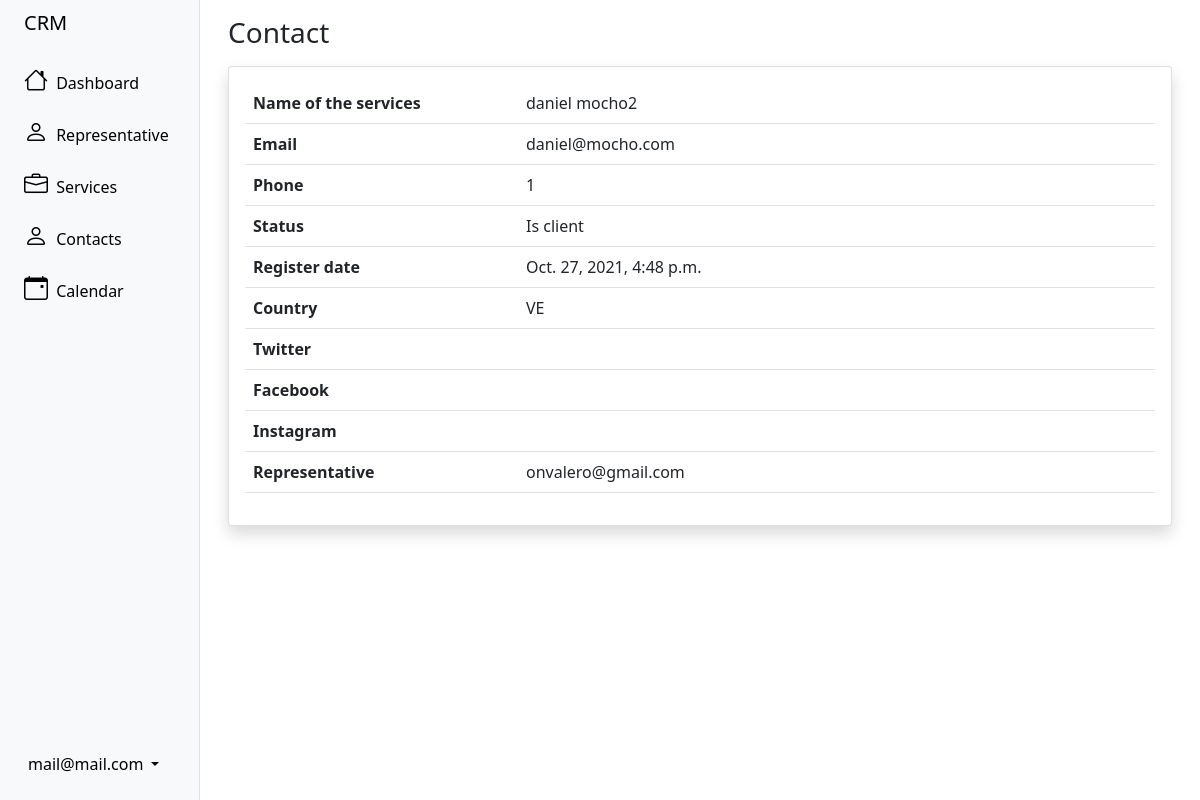
Screenshot of /sales/viewContact/1 (signed in) with the database file from the repository.
### user/models.py (models this page shows, shortened)
class crmUser(AbstractBaseUser):
	status = models.BooleanField('Status', default=True)
	admin_user = models.BooleanField('Admin', default=False)
	name = models.CharField('Name', max_length=100)
	last_name = models.CharField('Last name', max_length=100)
	user_email = models.EmailField('User email', unique=True, max_length=255)
	personal_email = models.EmailField('Personal email', unique=True, max_length=255, blank=True, null=True)
	dni = models.IntegerField('DNI', unique=True, blank=True, null=True)
	address = models.TextField('Address', blank=True, null=True)
	phone_number = models.IntegerField('Phone number', blank=True, null=True)
	country = CountryField('Country', blank=True, null=True)
	objects = crmUserManager()
	USERNAME_FIELD = 'user_email'
	REQUIRED_FIELDS = ['name', 'last_name']
	def __str__(self):
		return self.user_email
	@property
	def is_staff(self):
		return self.admin_user

### sales/models.py (models this page shows, shortened)
class Client(models.Model):
	STATUS = (
        (True,'Is client'),
        (False,'Not Client'),
    )
	name = models.CharField(max_length=100)
	last_name = models.CharField(max_length=100)
	email = models.EmailField(unique=True)
	phone_number = models.IntegerField()
	status = models.BooleanField(choices=STATUS)
	register_date = models.DateTimeField(default=now, editable=False)
	country = CountryField()
	twitter = models.CharField(max_length=100, unique=True, blank=True, null=True)
	facebook = models.CharField(max_length=100, unique=True, blank=True, null=True)
	instagram = models.CharField(max_length=100, unique=True, blank=True, null=True)
	id_representative = models.ForeignKey(crmUser, on_delete=CASCADE)

### sales/views.py (the view)
# urls.py: path('viewContact/<id>', viewContact, name='viewContact'),
@login_required
def viewContact(request, id):
    try:
        context = Client.objects.get(id= id)
    except Client.DoesNotExist:
        return redirect('contact')
    if context.id_representative == request.user or request.user.admin_user:
        return render(request, 'contact/consult_contact.html', {'context': context})
    messages.error(request, 'You do not have permission to enter')
    return redirect('dashboard')

### templates/contact/consult_contact.html
{% extends 'sidebar.html' %}
{% block content %}
<div class="container-fluid px-3 mt-3">
    <h1 class="h3 mb-3 text-gray-800">Contact</h1>
    <div class="card shadow mb-4">
        <div class="card-body">
            <div class="table-responsive">
                <table class="table table-bordeless" id="dataTable" width="100%" cellspacing="0">
                    <tbody>
                        <tr>
                            <td class="align-left" style="width: 30%"><strong>Name of the services  </strong></td>
                            <td class="align-left">{{context.name}} {{context.last_name}}</td>
                        </tr>
                        <tr>
                            <td class="align-left"><strong>Email </strong></td>
                            <td class="align-left">{{context.email}}</td>
                        </tr>
                        <tr>
                            <td class="align-left"><strong>Phone </strong></td>
                            <td class="align-left">{{context.phone_number}}</td>
                        </tr>
                        <tr>
                            <td class="align-left"><strong>Status </strong></td>
                            <td class="align-left">{% if context.status %} Is client {% else %} Not Client {% endif %}</td>
                        </tr>
                        <tr>
                            <td class="align-left"><strong>Register date </strong></td>
                            <td class="align-left">{{context.register_date}}</td>
                        </tr>
                        <tr>
                            <td class="align-left"><strong>Country </strong></td>
                            <td class="align-left">{{context.country}}</td>
                        </tr>
                        <tr>
                            <td class="align-left"><strong>Twitter </strong></td>
                            <td class="align-left">{% if context.twitter %}{{context.twitter}}{% endif %}</td>
                        </tr>
                        <tr>
                            <td class="align-left"><strong>Facebook </strong></td>
                            <td class="align-left">{% if context.facebook %}{{context.facebook}}{% endif %}</td>
                        </tr>
                        <tr>
                            <td class="align-left"><strong>Instagram </strong></td>
                            <td class="align-left">{% if context.instagram %}{{context.instagram}}{% endif %}</td>
                        </tr>
                        <tr>
                            <td class="align-left"><strong>Representative </strong></td>
                            <td class="align-left">{{context.id_representative}}</td>
                        </tr>
                    </tbody>
                </table>
            </div>
        </div>
    </div>
</div>
{% endblock content %}

### templates/sidebar.html (shortened to what this page needs)
<!DOCTYPE html>
<html lang="en">
<head>
    <link href="https://cdn.jsdelivr.net/npm/bootstrap@5.1.3/dist/css/bootstrap.min.css" rel="stylesheet">
    <link rel="stylesheet" href="https://cdn.jsdelivr.net/npm/bootstrap-icons@1.6.1/font/bootstrap-icons.css">
</head>
<body>
    <div class="container-fluid overflow-hidden">
        <div class="row flex-nowrap vh-100 overflow-auto">
            <div class="col-auto col-md-3 col-xl-2 px-sm-2 px-0 bg-light border-end sticky-top">
                <div class="d-flex flex-column align-items-center align-items-sm-start px-3 pt-2 text-black min-vh-100 ">
                    <a href="{% url 'dashboard' %}" class="d-flex align-items-center pb-3 mb-md-0 me-md-auto text-black text-decoration-none">
                        <span class="fs-5 d-none d-sm-inline">CRM</span>
                    </a>
                    <ul class="nav nav-pills flex-column mb-sm-auto mb-0 align-items-center align-items-sm-start" id="menu">
                        <li class="nav-item">
                            <a href="{% url 'dashboard' %}" class="nav-link align-middle text-black px-0">
                                <i class="fs-4 bi-house"></i> <span class="ms-1 d-none d-sm-inline">Dashboard</span>
                            </a>
                        </li>
                        {% if request.user.is_staff %}
                        <li>
                            <a href="#submenu1" data-bs-toggle="collapse" class="text-black nav-link px-0 align-middle ">
                                <i class="fs-4 bi-person"></i> <span class="ms-1 d-none d-sm-inline">Representative</span></a>
                        </li>
                        {% endif %}
                        <li>
                            <a href="#submenu2" data-bs-toggle="collapse" class="text-black nav-link px-0 align-middle ">
                                <i class="fs-4 bi-briefcase"></i> <span class="ms-1 d-none d-sm-inline">Services</span></a>
                        </li>
                        <li>
                            <a href="#submenu4" data-bs-toggle="collapse" class="text-black nav-link px-0 align-middle ">
                                <i class="fs-4 bi-person"></i> <span class="ms-1 d-none d-sm-inline">Contacts</span></a>
                        </li>
                        <li>
                            <a href="#submenu5" data-bs-toggle="collapse" class="text-black nav-link px-0 align-middle ">
                                <i class="fs-4 bi-calendar-event"></i> <span class="ms-1 d-none d-sm-inline">Calendar</span></a>
                        </li>
                    </ul>
                    <div class="dropdown pb-4">
                        <a href="#" class="d-flex align-items-center text-black text-decoration-none dropdown-toggle" id="dropdownUser1" data-bs-toggle="dropdown" aria-expanded="false">
                            <span class="d-none d-sm-inline mx-1">{{user.user_email}}</span>
                        </a>
                    </div>
                </div>
            </div>
            <div class="col">
                {% block content %} {% endblock content %}
            </div>
        </div>
    </div>
</body>
</html>

### rows the page displays
crmUser: user_email "mail@mail.com"
Client: name "daniel", last_name "mocho2", email "daniel@mocho.com", phone_number "1", register_date "Oct. 27, 2021, 4:48 p.m.", country "VE", id_representative "onvalero@gmail.com"
